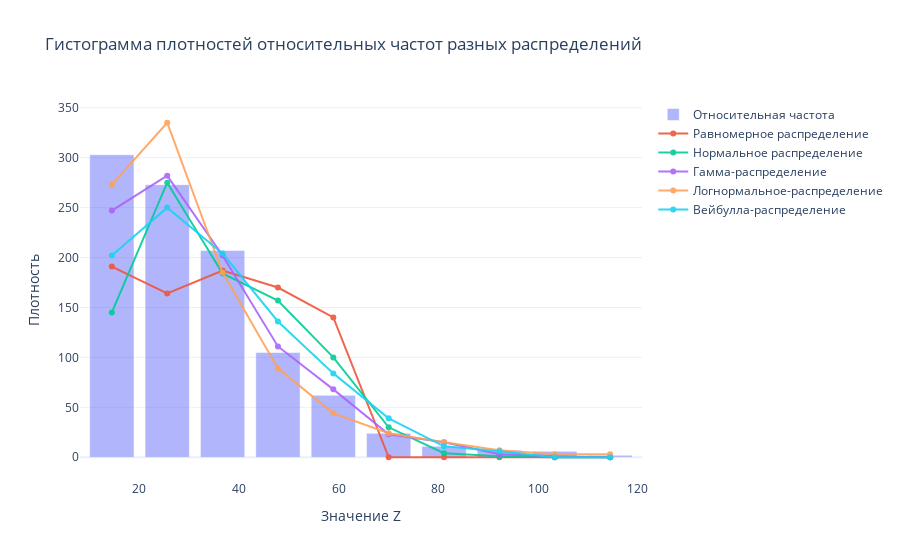

Notebook code cell kept with this figure:
### Code cell
# Гистограмма плотностей относительных частот разных распределений
fig = go.Figure()
fig.add_trace(
    go.Bar(x=raspred_df_stats['Середины интервалов'],
           y=freq_table,
           opacity=0.5, name='Относительная частота',
          )
)
fig.add_trace(
    go.Scatter(x=raspred_df_stats['Середины интервалов'],
           y=raspred_df_uniform_freq,
           opacity=0.9, name='Равномерное распределение',
          )
)
fig.add_trace(
    go.Scatter(x=raspred_df_stats['Середины интервалов'],
           y=raspred_df_normal_freq,
           opacity=0.9, name='Нормальное распределение',
          )
)
fig.add_trace(
    go.Scatter(x=raspred_df_stats['Середины интервалов'],
           y=raspred_df_gamma_freq,
           opacity=0.9, name='Гамма-распределение',
          )
)
fig.add_trace(
    go.Scatter(x=raspred_df_stats['Середины интервалов'],
           y=raspred_df_log_freq,
           opacity=0.9, name='Логнормальное-распределение',
        )
)
fig.add_trace(
    go.Scatter(x=raspred_df_stats['Середины интервалов'],
           y=raspred_df_weib_freq,
           opacity=0.9, name='Вейбулла-распределение',
        )
)
fig.update_layout(
    title="Гистограмма плотностей относительных частот разных распределений",
    xaxis_title="Значение Z",
    yaxis_title="Плотность",
    template="plotly_white"
)
fig.show()

### Figure 1 — Plotly figure (JSON) as saved in the notebook; plotly's stock layout.template omitted (floating-point values rounded to 4 significant figures)
{"data": [{"name": "Относительная частота", "opacity": 0.5, "type": "bar", "x": [14.55, 25.65, 36.75, 47.85, 58.95, 70.05, 81.15, 92.25, 103.3, 114.4], "y": [303, 273, 207, 105, 62, 24, 11, 7, 6, 2]}, {"name": "Равномерное распределение", "opacity": 0.9, "type": "scatter", "x": [14.55, 25.65, 36.75, 47.85, 58.95, 70.05, 81.15, 92.25, 103.3, 114.4], "y": [191, 164, 187, 170, 140, 0, 0, 0, 0, 0]}, {"name": "Нормальное распределение", "opacity": 0.9, "type": "scatter", "x": [14.55, 25.65, 36.75, 47.85, 58.95, 70.05, 81.15, 92.25, 103.3, 114.4], "y": [145, 275, 184, 157, 100, 30, 4, 1, 0, 0]}, {"name": "Гамма-распределение", "opacity": 0.9, "type": "scatter", "x": [14.55, 25.65, 36.75, 47.85, 58.95, 70.05, 81.15, 92.25, 103.3, 114.4], "y": [247, 282, 202, 111, 68, 23, 15, 3, 1, 0]}, {"name": "Логнормальное-распределение", "opacity": 0.9, "type": "scatter", "x": [14.55, 25.65, 36.75, 47.85, 58.95, 70.05, 81.15, 92.25, 103.3, 114.4], "y": [273, 335, 185, 89, 44, 24, 15, 7, 3, 3]}, {"name": "Вейбулла-распределение", "opacity": 0.9, "type": "scatter", "x": [14.55, 25.65, 36.75, 47.85, 58.95, 70.05, 81.15, 92.25, 103.3, 114.4], "y": [202, 250, 204, 136, 84, 39, 11, 6, 0, 0]}], "layout": {"title": {"text": "Гистограмма плотностей относительных частот разных распределений"}, "xaxis": {"title": {"text": "Значение Z"}}, "yaxis": {"title": {"text": "Плотность"}}}}
